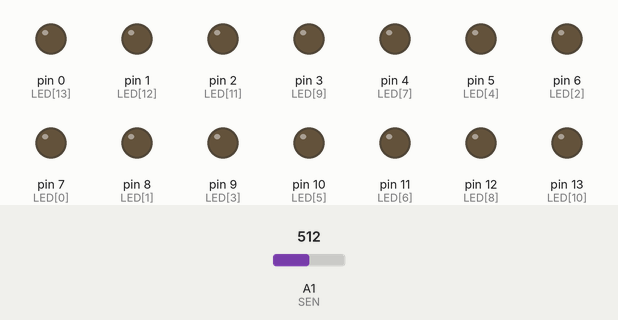
Bench run of a sketch on a simulated Arduino Uno, built with avr-gcc and run on an emulated ATmega328P. Parts: output pins drawn as LEDs (lit = HIGH). Dashed ring = blinking. The test bench sets the inputs (shaded band); at power-on: A1 (SEN) = 512.

Above: at 1.2 s.
1.3 s: A1 (SEN) set to 953
2.8 s: A1 (SEN) set to 978
At 3.2 s:
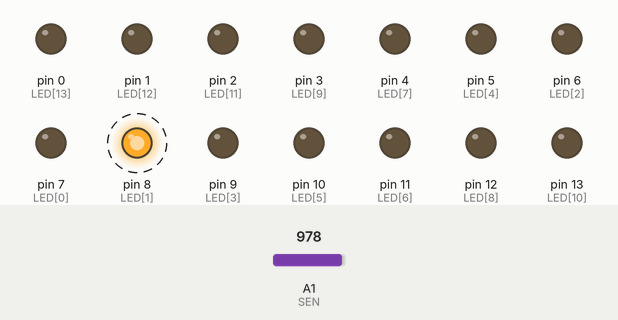
5.8 s: A1 (SEN) set to 900
At 6.7 s:
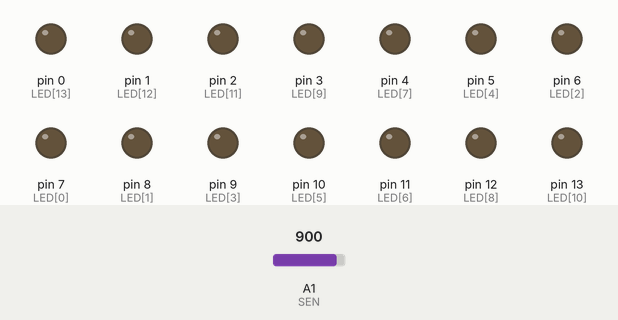
7.3 s: A1 (SEN) set to 1023
At 7.55 s:
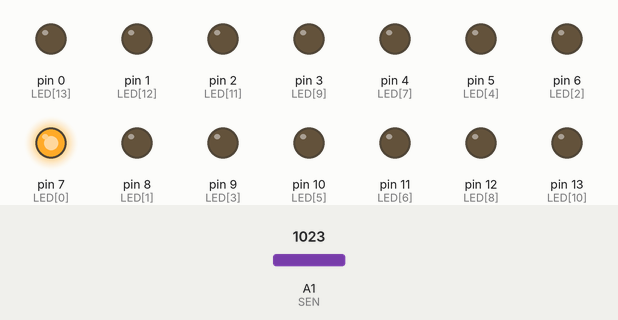
Timing chart, 0 to 53.2 s (numbered marks = the images above; inputs shaded):
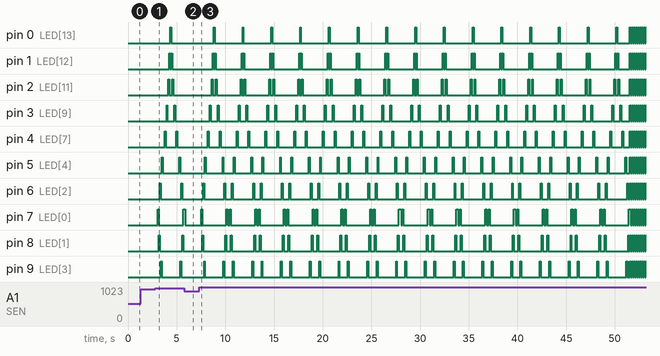

The sketch:

grit.ino
```cpp
// CALIBRATE PHOTOCELL AND ADJUST TH
#define TH 960

int SEN = A1;
int LED[14] = {7,8,6,9,5,10,11,4,12,3,13,2,1,0};
int VAL = 0;
int CNT = 0;
int j = 0;
int k = 0;
int STB = 0;

void setup() {
  // put your setup code here, to run once:
  for(int i = 0; i < 14; i++) {
    pinMode(LED[i], OUTPUT);
    digitalWrite(LED[i], LOW);
  }
}

void loop() {
  // put your main code here, to run repeatedly:
  while (CNT < 25) {
    digitalWrite(LED[j], LOW);
    j += 1;
    if (j == 12) {
      j = 0;
    }
    VAL = analogRead(SEN);
    if (VAL > TH) {
      CNT += 1;
    }
    delay(10);
  }
  CNT = 0;
  STB += 1;
  k = 0;
  digitalWrite(LED[13], LOW);
  digitalWrite(LED[k], HIGH);
  delay(100);
  for (int i = 0; i < 1; i++) {
    k += 1;
    while (k < 14) {
      digitalWrite(LED[k-1], LOW);
      digitalWrite(LED[k], HIGH);
      k += 1;
      delay(100);
    }
    while (k > 1) {
      k -= 1;
      digitalWrite(LED[k], LOW);
      digitalWrite(LED[k-1], HIGH);
      delay(100);
    }
    k = 0;
  }

  if (STB > 15) {
    while (1) {
      for (int i = 0; i < 14; i++) {
        digitalWrite(LED[i], HIGH);
      }
      delay(100);
      for (int i = 0; i < 14; i++) {
        digitalWrite(LED[i], LOW);
      }
      delay(100);
    }
  }
}
```

Measured:
- the behaviour switches between 960 and 961 on A1 (SEN) (found by bisection; images 0 and 1)
- after the input at 1.3 s, every drawn part: stays the same
- after the input at 2.8 s, pin 0 (LED[13]): LOW → HIGH after 1.6 s, → LOW 0.10 s later; pin 1 (LED[12]): alternates HIGH for 0.10 s and LOW for 0.10 s, 4 changes in all, then stays LOW, starting after 1.5 s
- after the input at 5.8 s, pin 1 (LED[12]): stays LOW (without the input it goes to HIGH after 1.4 s); pin 2 (LED[11]): stays LOW (without the input it goes to HIGH after 1.3 s)
- after the input at 7.3 s, pin 0 (LED[13]): goes 14 × (HIGH 0.10 s, LOW 2.9 s), HIGH 0.10 s, LOW 1.3 s, 8 × (HIGH 0.10 s, LOW 0.10 s), then HIGH, starting after 1.5 s; pin 1 (LED[12]): LOW → HIGH after 1.4 s, → LOW 0.10 s later, → HIGH 0.10 s later, → LOW 0.10 s later, … (77 changes in this stretch)
